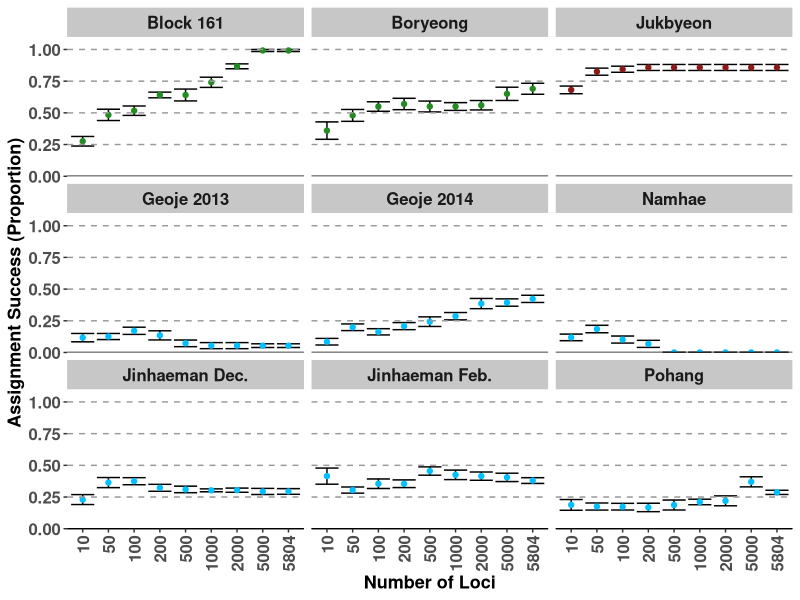

This figure's R source:
########### Fisher et al. FigS6 ##############
#
# Assignment success by sampling site
#
# MF 6/20/2020
#
#############################################


# Load Packages -----------------------------------------------------------
library(tidyverse)
library(here)




# Read Data & Prepare for Graphing ----------------------------------------
regdata <- read.table(here::here('results',"assigner_ranked.no.imputation.results.summary.stats.tsv"), header=TRUE, sep="\t",stringsAsFactors=F)
regdata$MARKER_NUMBER <- as.character(regdata$MARKER_NUMBER)

# rename populations for plotting
regdata$CURRENT <- gsub("YellowSea", "Block 161", regdata$CURRENT)
regdata$CURRENT <- gsub("Geoje_2014-15", "Geoje 2014", regdata$CURRENT)
regdata$CURRENT <- gsub("Geoje_2013-14", "Geoje 2013", regdata$CURRENT)
regdata$CURRENT <- gsub("JinhaeBay_Dec", "Jinhaeman Dec.", regdata$CURRENT)
regdata$CURRENT <- gsub("JinhaeBay_Feb", "Jinhaeman Feb.", regdata$CURRENT)
regdata$CURRENT <- gsub("OVERALL", "Overall", regdata$CURRENT)
View(regdata)



# rearrange order 
neworder <- c("Block 161", "Boryeong", "Jukbyeon","Overall","Geoje 2013", "Geoje 2014", "Namhae", "Jinhaeman Dec.", "Jinhaeman Feb.", "Pohang")
regdata <- arrange(transform(regdata,
                             CURRENT=factor(CURRENT,levels=neworder)),CURRENT)
# assign coasts
regdata <- regdata %>%
  mutate(Region=ifelse(CURRENT %in% c("Block 161", "Boryeong"),"West",
                       ifelse(CURRENT == "Jukbyeon", "East","South")))

# remove overall assignment success
regdata_pops <- regdata %>% filter(CURRENT != "Overall")



# Graph Data --------------------------------------------------------------

png(here::here('results','FigureS6.png'), res=200, height=1400, width=1200)
ggplot(regdata_pops, aes(x=MARKER_NUMBER,y=MEAN/100))+
  geom_errorbar(aes(ymin=(MEAN-SE)/100, ymax = (MEAN+SE)/100))+
  geom_point(aes(col=Region))+
  geom_hline(aes(yintercept=0.50), col="grey60",lty=2) +
  geom_hline(aes(yintercept=1.0), col="grey60",lty=2) +
  geom_hline(aes(yintercept=0.75), col="grey60",lty=2) +
  geom_hline(aes(yintercept=0.25), col="grey60",lty=2) +
  geom_hline(aes(yintercept=0), col="black") +
  facet_wrap(~CURRENT, nrow=3,ncol=3)+
  scale_x_discrete(limits=c("10","50","100","200","500","1000","2000","5000","5804")) +
  scale_y_continuous(expand = c(0, 0), limits=c(0,1.1)) +
  scale_color_manual(values=c("firebrick4","deepskyblue","forestgreen")) +
  labs(x="Number of Loci")+
  labs(y="Assignment Success (Proportion)")+
  guides(fill= FALSE, size= FALSE, col=FALSE) +
  theme_classic() +
  theme(panel.grid.major.x = element_blank(),
        panel.grid.minor.x = element_blank(),
        panel.grid.major.y = element_blank(),
        axis.title.x=element_text(size=13,face="bold"),
        axis.text.x=element_text(size=12,face="bold", angle=90, hjust=1, vjust=0.5),
        axis.title.y=element_text(size=13,face="bold", angle=90),
        axis.text.y=element_text(size=12,face="bold"),
        axis.line.y.left=element_blank(),
        strip.text=element_text(size=12,face="bold"),
        strip.background=element_rect(fill="grey78", color="grey78"))
dev.off()


